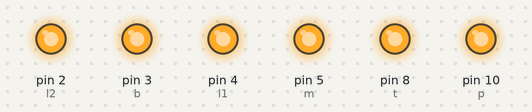
Recording of a sketch running on a simulated Arduino Uno, built with avr-gcc and run on an emulated ATmega328P. Parts: output pins drawn as LEDs (lit = HIGH). Pins used as bus, display or sensor lines are not drawn.

Above: at 0.5 s.
At 1.5 s:
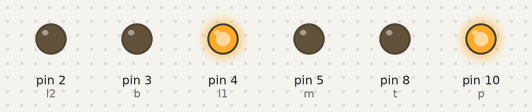
At 3.5 s:
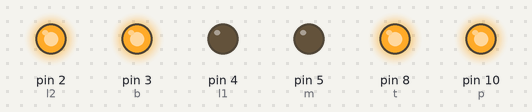
At 5.5 s:
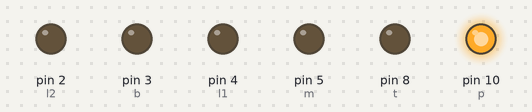
At 9.0 s:
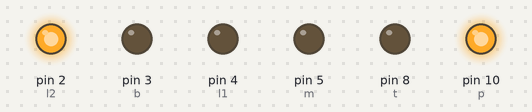
At 13.7 s:
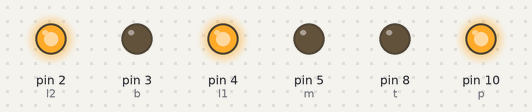
Timing chart, 0 to 14.6 s (numbered marks = the images above):
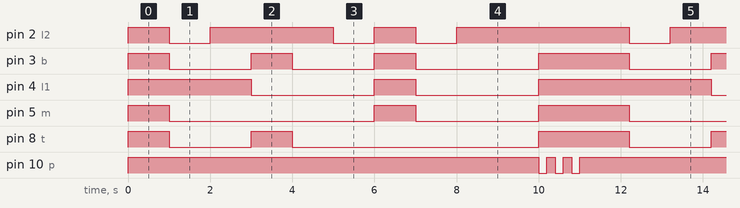

The sketch:

7_segment_display.ino
```cpp
/*
  Inspiring from here: https://www.instructables.com/id/7-Segment-Display-On-Arduino/
    t
   ---
l1|   |r1
  | m |
   ---
l2|   |r2
  |   |
   ---
    b
 */

int l2 = 2;  //For displaying segment "second left"
int b = 3;  //For displaying segment "bottom"
int l1 = 4;  //For displaying segment "first left"
int m = 5;  //For displaying segment "middle"
int r2 = 6;  //For displaying segment "second right"
int t = 8;  //For displaying segment "t"
int r1 = 9;  //For displaying segment "first right"
int p = 10;  //For displaying segment "point"

void setup() {
  pinMode(l2, OUTPUT);
  pinMode(b, OUTPUT);
  pinMode(l1, OUTPUT);
  pinMode(m, OUTPUT);
  pinMode(r2, OUTPUT);
  pinMode(t, OUTPUT);
  pinMode(r1, OUTPUT);
  pinMode(p, OUTPUT);
}

void displayDigit(int digit)
{
 //Conditions for displaying segment top
 if(digit!=1 && digit!=4)
 digitalWrite(t,LOW);

 //Conditions for displaying segment first left
 if(digit!=1 && digit!=2 && digit!=3 && digit!=7)
 digitalWrite(l1,LOW);

 //Conditions for displaying segment second left
 if(digit==2 || digit==6 || digit==8)
 digitalWrite(l2,LOW);

 //Conditions for displaying segment middle
 if(digit!=1 && digit!=7)
 digitalWrite(m,LOW);

 //Conditions for displaying segment bottom
 if(digit!=1 && digit!=4 && digit!=7)
 digitalWrite(b,LOW);

 //Conditions for displaying segment first right
 if(digit!=5 && digit!=6)
 digitalWrite(r1,LOW);

 //Conditions for displaying segment second right
 if(digit!=2)
 digitalWrite(r2,LOW);

}

void blinkPoint(int n) {
  for(int i = 0;i<n;i++){
    digitalWrite(p, LOW);
    delay(200);
    digitalWrite(p, HIGH);
    delay(200);
  }
}

void turnOff()
{
  digitalWrite(l1,HIGH);
  digitalWrite(l2,HIGH);
  digitalWrite(t,HIGH);
  digitalWrite(m,HIGH);
  digitalWrite(b,HIGH);
  digitalWrite(r1,HIGH);
  digitalWrite(r2,HIGH);
  digitalWrite(p,HIGH);
}


void loop() {
 turnOff();
 for(int i=1;i<11;i++) {
   displayDigit(i);
   delay(1000);
   turnOff();
 }
 blinkPoint(3);
}
```

Measured:
- by itself, pin 2 (l2): repeats every 11.2 s: LOW 1.0 s, HIGH 3.0 s, LOW 1.0 s, HIGH 1.0 s, LOW 1.0 s, HIGH 4.2 s
- by itself, pin 3 (b): repeats every 11.2 s: 2 × (LOW 2.0 s, HIGH 1.0 s), LOW 3.0 s, HIGH 2.2 s
- by itself, pin 4 (l1): repeats every 11.2 s: LOW 3.0 s, HIGH 1.0 s, LOW 3.0 s, HIGH 4.2 s
- by itself, pin 5 (m): repeats every 11.2 s: LOW 5.0 s, HIGH 1.0 s, LOW 3.0 s, HIGH 2.2 s
- by itself, pin 8 (t): repeats every 11.2 s: LOW 2.0 s, HIGH 1.0 s, LOW 6.0 s, HIGH 2.2 s
- by itself, pin 10 (p): repeats every 11.2 s: 2 × (LOW 0.20 s, HIGH 0.20 s), LOW 0.20 s, HIGH 10.2 s
